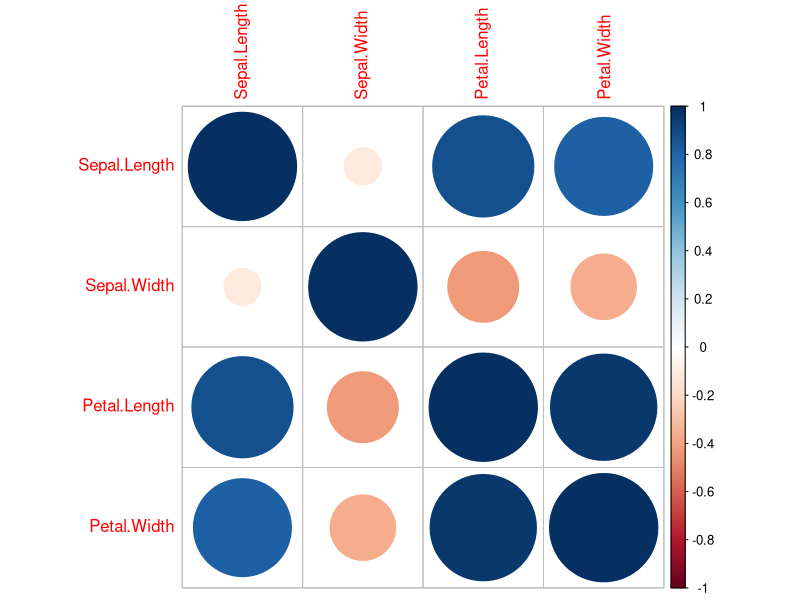
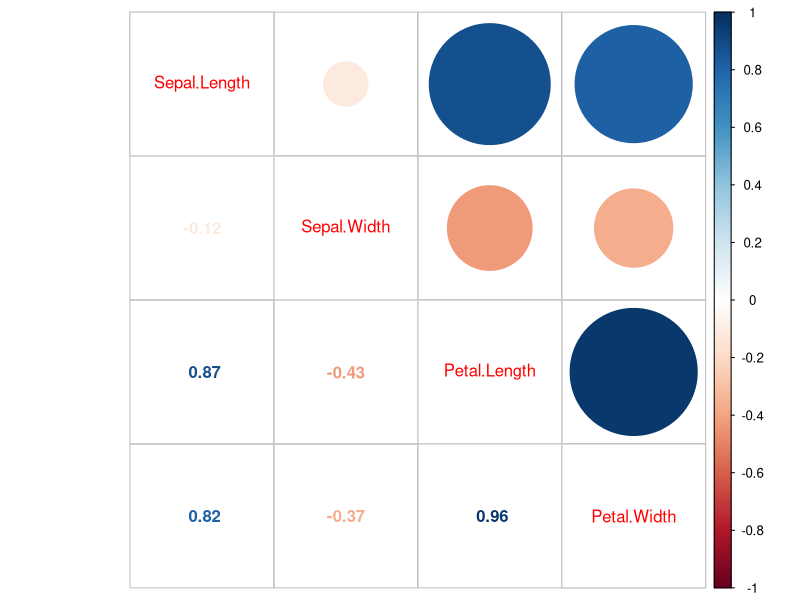
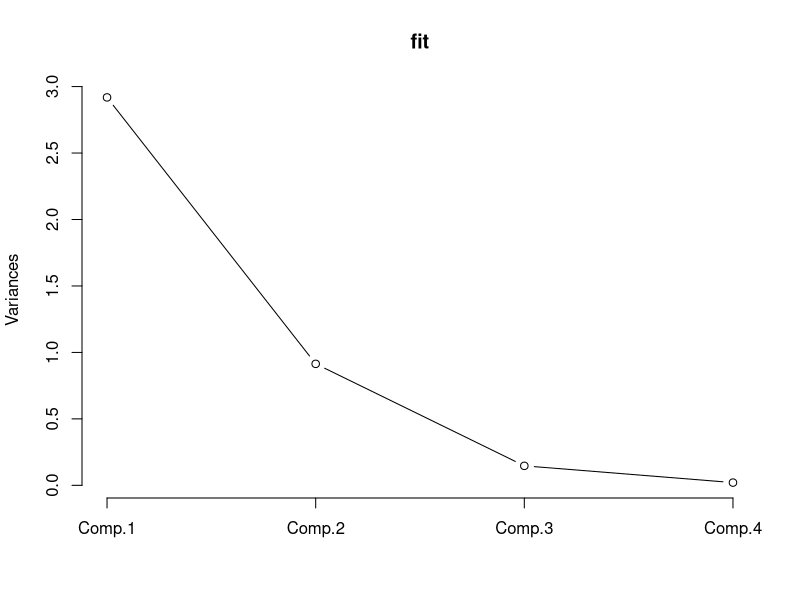
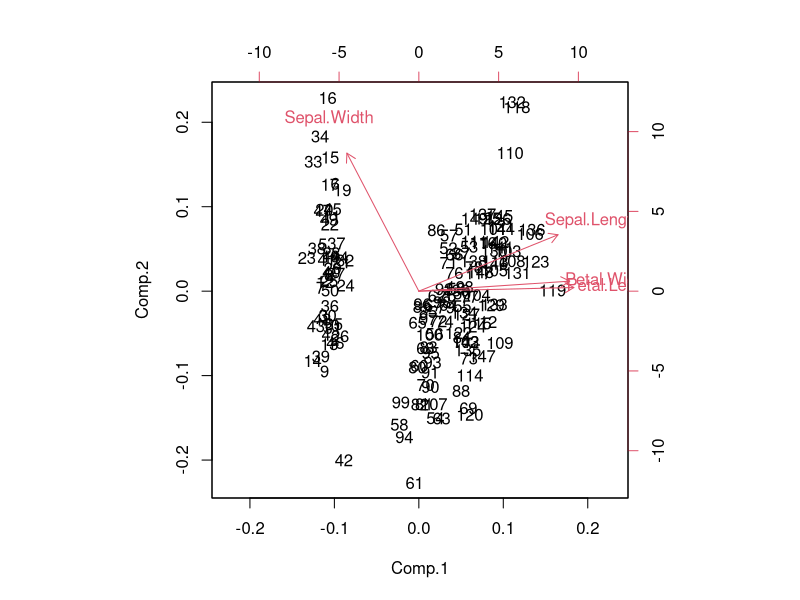

Write R code to recreate these figures, in order.
# Pricipal Components Analysis
# entering raw data and extracting PCs from the correlation matrix
#
# Matrix correlation
install.packages("corrplot")
library(corrplot)
#
iris.cor=cor(iris[-5])
iris.cor
corrplot(iris.cor)
corrplot.mixed(iris.cor)

#
# eigenvalue and eigenvector

eigen(iris.cor)

#
# Principal Component Analysis
# ++++++++++++++++++++++++++
fit <- princomp(iris[-5], cor=TRUE)
summary(fit) # print variance accounted for
#
loadings(fit) # pc loadings -- Eigenvectors
#
plot(fit,type="lines") # scree plot
#
fit$scores # the principal components score
biplot(fit) 
  
